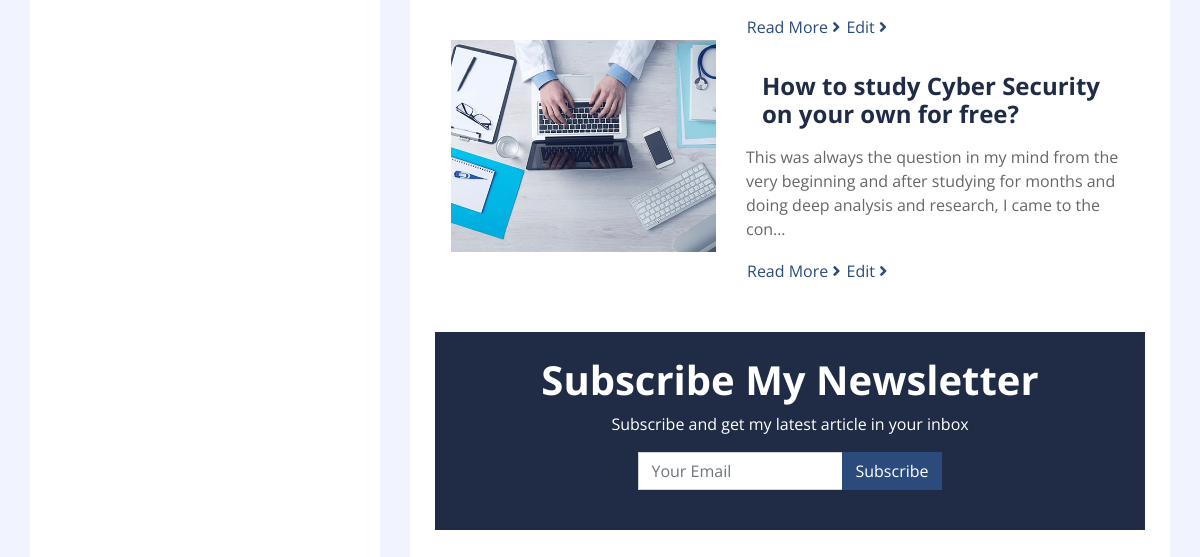
Before: / (lower part) with the older database file.
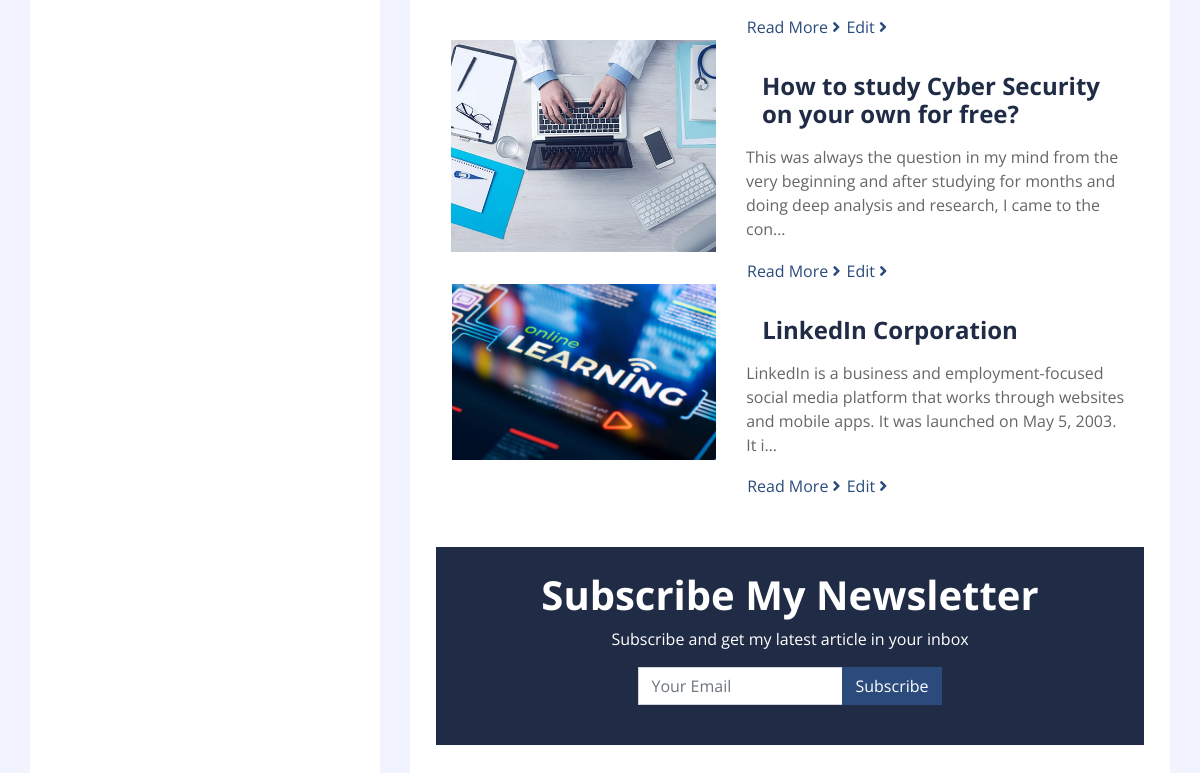
After: the same page with the newer database file.
### blog/models.py (models this page shows, shortened)
class BlogMode  (models.Model):
    title = models.CharField(max_length=250)
    content = models.TextField()
    img = models.ImageField(upload_to='images/')
    user = models.ForeignKey(User, on_delete=models.CASCADE)
    pub_date = models.DateTimeField(auto_now_add=True)
    @property
    def image_url(self):
        if self.img and hasattr(self.img, 'url'):
            return self.img.url

### blog/views.py (the view)
# urls.py: path('', views.index, name='index'),
def index(request):
    blogs = BlogMode.objects.all()
    ordering = ['-pub_date']
    context ={
        'blogs':blogs,
        'ordering':ordering
    }
    return render(request,'index.html',context)

### blog/templates/index.html
{% extends 'base.html' %}
{% load static %}
       {% block content%}
                <div class="container bg-white pt-5">
                    {% for blog in blogs%}
                    <div class="row blog-item px-3 pb-5">
                        <div class="col-md-5">
                            {% if blog.img %}
                            <img class="img-fluid mb-4 mb-md-0" src= "{{ blog.image_url|default_if_none:'#' }}"alt="Image"><br>
                            {% endif %}
                        </div>
                        <div class="col-md-7">
                            <h4 class="mt-md-4 px-md-3 mb-2 py-2 bg-white font-weight-bold">{{ blog.title }}</h4>
                            <p>{{ blog.content|truncatechars:150 }}</p>
                            <a class="btn btn-link p-0" href="{% url 'detail' blog.pk %}">Read More <i class="fa fa-angle-right"></i></a>
                            <a class="btn btn-link p-0" href="{% url 'update_blog' blog.pk %}"></small>Edit</small> <i class="fa fa-angle-right"></i></a>
                        </div>
                         {% endfor %}
                    </div>
                {% endblock %}

Changed rows visible on the page:
added BlogMode: image_url (picture), title "LinkedIn Corporation", content "LinkedIn is a business and employment-focused social media platform that works through websites and mobile apps. It was launched on May 5, 2003. It i…"
